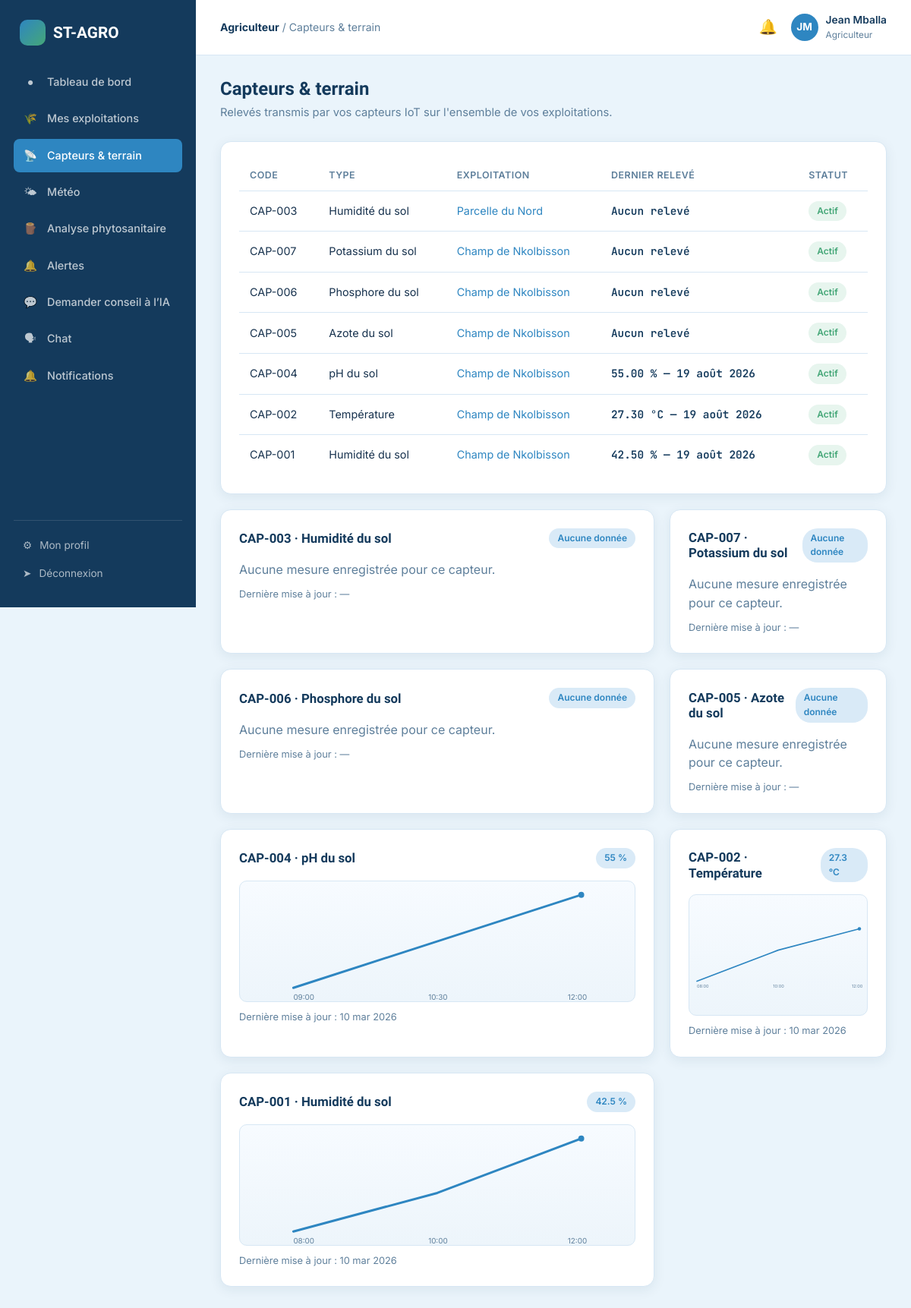
Screenshot of /agriculteur/capteurs.php (signed in) with the database file from the repository.
### tables this page shows
CREATE TABLE utilisateurs (
    id INT AUTO_INCREMENT PRIMARY KEY,
    nom VARCHAR(80) NOT NULL,
    prenom VARCHAR(80) NOT NULL,
    email VARCHAR(150) NOT NULL UNIQUE,
    telephone VARCHAR(30) DEFAULT NULL,
    mot_de_passe VARCHAR(255) NOT NULL,
    role ENUM('administrateur','agriculteur','agronome') NOT NULL DEFAULT 'agriculteur',
    photo_profil VARCHAR(255) DEFAULT NULL,
    ville VARCHAR(120) DEFAULT NULL,
    statut ENUM('actif','suspendu') NOT NULL DEFAULT 'actif',
    date_creation DATETIME DEFAULT CURRENT_TIMESTAMP
);

CREATE TABLE capteurs (
    id INT AUTO_INCREMENT PRIMARY KEY,
    exploitation_id INT NOT NULL,
    code_capteur VARCHAR(50) NOT NULL UNIQUE,
    type_capteur ENUM('humidite_sol','temperature','luminosite','ph_sol','pluviometrie','azote_sol','phosphore_sol','potassium_sol') NOT NULL,
    statut ENUM('actif','inactif','en_panne') NOT NULL DEFAULT 'actif',
    date_installation DATE DEFAULT NULL,
    FOREIGN KEY (exploitation_id) REFERENCES exploitations(id) ON DELETE CASCADE
);

CREATE TABLE exploitations (
    id INT AUTO_INCREMENT PRIMARY KEY,
    agriculteur_id INT NOT NULL,
    nom VARCHAR(150) NOT NULL,
    culture VARCHAR(120) NOT NULL,
    superficie DECIMAL(10,2) DEFAULT NULL COMMENT 'en hectares',
    ville VARCHAR(120) DEFAULT NULL,
    latitude DECIMAL(10,6) DEFAULT NULL,
    longitude DECIMAL(10,6) DEFAULT NULL,
    date_plantation DATE DEFAULT NULL,
    statut ENUM('en_cours','recoltee','en_alerte') NOT NULL DEFAULT 'en_cours',
    date_creation DATETIME DEFAULT CURRENT_TIMESTAMP,
    FOREIGN KEY (agriculteur_id) REFERENCES utilisateurs(id) ON DELETE CASCADE
);

CREATE TABLE releves_capteurs (
    id INT AUTO_INCREMENT PRIMARY KEY,
    capteur_id INT NOT NULL,
    valeur DECIMAL(10,2) NOT NULL,
    unite VARCHAR(20) DEFAULT NULL,
    date_releve DATETIME DEFAULT CURRENT_TIMESTAMP,
    FOREIGN KEY (capteur_id) REFERENCES capteurs(id) ON DELETE CASCADE
);

CREATE TABLE mesures (
    id INT AUTO_INCREMENT PRIMARY KEY,
    capteur_id INT NOT NULL,
    exploitation_id INT NOT NULL,
    valeur DECIMAL(10,2) NOT NULL,
    unite VARCHAR(20) DEFAULT NULL,
    date_mesure DATETIME DEFAULT CURRENT_TIMESTAMP,
    KEY idx_mesures_capteur_date (capteur_id, date_mesure),
    KEY idx_mesures_exploitation_date (exploitation_id, date_mesure),
    FOREIGN KEY (capteur_id) REFERENCES capteurs(id) ON DELETE CASCADE,
    FOREIGN KEY (exploitation_id) REFERENCES exploitations(id) ON DELETE CASCADE
);

### includes/auth.php (called while the page is built, shortened)
<?php
require_once __DIR__ . '/../config/database.php';
function estConnecte(): bool
{
    return isset($_SESSION['user_id']);
}
function utilisateurCourant(): ?array
{
    static $user = null;
    if ($user === null) {
        $stmt = getPDO()->prepare('SELECT id, nom, prenom, email, telephone, role, photo_profil, ville, statut FROM utilisateurs WHERE id = ?');
        $stmt->execute([$_SESSION['user_id']]);
        $user = $stmt->fetch();
    }
    return $user;
}

### config/database.php (called while the page is built, shortened)
<?php
function getPDO(): PDO
{
    static $pdo = null;
    if ($pdo === null) {
        $dsn = 'mysql:host=' . DB_HOST . ';dbname=' . DB_NAME . ';charset=' . DB_CHARSET;
        $options = [
            PDO::ATTR_ERRMODE            => PDO::ERRMODE_EXCEPTION,
            PDO::ATTR_DEFAULT_FETCH_MODE => PDO::FETCH_ASSOC,
            PDO::ATTR_EMULATE_PREPARES   => false,
        ];
        try {
            $pdo = new PDO($dsn, DB_USER, DB_PASS, $options);
        } catch (PDOException $e) {
            die('Erreur de connexion à la base de données : ' . $e->getMessage());
        }
    }
    return $pdo;
}

### agriculteur/capteurs.php (the view, shortened to what this page needs)
<?php
require_once __DIR__ . '/../includes/auth.php';
require_once __DIR__ . '/../includes/functions.php';
$user = utilisateurCourant();
$pdo = getPDO();
$stmt = $pdo->prepare("SELECT c.*, e.nom AS exploitation_nom, e.id AS exploitation_id
    FROM capteurs c JOIN exploitations e ON e.id = c.exploitation_id
    WHERE e.agriculteur_id = ? ORDER BY c.statut = 'en_panne' DESC, c.id DESC");
$stmt->execute([$user['id']]);
$capteurs = $stmt->fetchAll();
$historiqueParCapteur = [];
foreach ($capteurs as $capteur) {
    $historiqueParCapteur[$capteur['id']] = obtenirHistoriqueMesures((int) $capteur['id'], 12);
}
$libType = ['humidite_sol' => 'Humidité du sol', 'temperature' => 'Température', 'luminosite' => 'Luminosité', 'ph_sol' => 'pH du sol', 'pluviometrie' => 'Pluviométrie', 'azote_sol' => 'Azote du sol', 'phosphore_sol' => 'Phosphore du sol', 'potassium_sol' => 'Potassium du sol'];
$filAriane = 'Capteurs & terrain';
$pageActive = 'capteurs';
require __DIR__ . '/../includes/layout_debut.php';
?>
<h1>Capteurs & terrain</h1>
<p class="sous-titre-page">Relevés transmis par vos capteurs IoT sur l'ensemble de vos exploitations.</p>
<?php if (!$capteurs): ?>
    <div class="carte">
        <div class="etat-vide">
            <div class="icone">&#128225;</div>
            <h4>Aucun capteur enregistré</h4>
            <p>Rendez-vous sur une exploitation pour y ajouter un capteur.</p>
            <a href="/st-agro/agriculteur/exploitations.php" class="btn btn-primaire" style="margin-top:14px;">Voir mes exploitations</a>
        </div>
    </div>
<?php else: ?>
    <div class="carte">
        <div class="table-wrap">
            <table class="table-app">
                <thead><tr><th>Code</th><th>Type</th><th>Exploitation</th><th>Dernier relevé</th><th>Statut</th></tr></thead>
                <tbody>
                <?php foreach ($capteurs as $c):
                    $s = $pdo->prepare('SELECT * FROM releves_capteurs WHERE capteur_id = ? ORDER BY date_releve DESC LIMIT 1');
                    $s->execute([$c['id']]);
                    $r = $s->fetch();
                ?>
                    <tr>
                        <td><?= nettoyer($c['code_capteur']) ?></td>
                        <td><?= $libType[$c['type_capteur']] ?? $c['type_capteur'] ?></td>
                        <td><a href="/st-agro/agriculteur/exploitation_detail.php?id=<?= $c['exploitation_id'] ?>"><?= nettoyer($c['exploitation_nom']) ?></a></td>
                        <td class="capteur-valeur"><?= $r ? $r['valeur'] . ' ' . $r['unite'] . ' — ' . formaterDate($r['date_releve']) : 'Aucun relevé' ?></td>
                        <td>
                            <?php if ($c['statut'] === 'actif'): ?><span class="badge badge-vert">Actif</span>
                            <?php elseif ($c['statut'] === 'en_panne'): ?><span class="badge badge-rouge">En panne</span>
                            <?php else: ?><span class="badge badge-gris">Inactif</span><?php endif; ?>
                        </td>
                    </tr>
                <?php endforeach; ?>
                </tbody>
            </table>
        </div>
    </div>
    <div class="grille-2" style="margin-top:20px;">
        <?php foreach ($capteurs as $c):
            $historique = $historiqueParCapteur[$c['id']] ?? [];
            $dernier = end($historique);
        ?>
            <div class="carte">
                <div class="carte-titre">
                    <h3><?= nettoyer($c['code_capteur']) ?> · <?= $libType[$c['type_capteur']] ?? $c['type_capteur'] ?></h3>
                    <span class="badge badge-bleu"><?= $dernier ? $dernier['valeur'] . ' ' . ($dernier['unite'] ?? '') : 'Aucune donnée' ?></span>
                </div>
                <?= genererSvgGraphique($historique) ?>
                <div style="margin-top:10px; color:var(--texte-attenue); font-size:0.8rem;">
                    Dernière mise à jour : <?= $dernier ? formaterDate($dernier['date_mesure']) : '—' ?>
                </div>
            </div>
        <?php endforeach; ?>
    </div>
<?php endif; ?>
<?php require __DIR__ . '/../includes/layout_fin.php'; ?>

### includes/layout_debut.php (shortened to what this page needs)
<?php
$user = utilisateurCourant();
$role = $user['role'];
$initiales = mb_strtoupper(mb_substr($user['prenom'], 0, 1) . mb_substr($user['nom'], 0, 1));
$libRole = ['agriculteur' => 'Agriculteur', 'agronome' => 'Agronome', 'administrateur' => 'Administrateur'];
?>
<!DOCTYPE html>
<html lang="fr">
<head>
<link rel="stylesheet" href="/st-agro/includes/style.css">
</head>
<body>
<div class="app-shell">
    <aside class="barre-laterale">
        <div class="logo"><span class="pastille"></span> ST-AGRO</div>
        <ul class="nav-app">
            <?php foreach ($liensParRole[$role] as $lien): ?>
            <li><a href="<?= $lien['href'] ?>" class="<?= $pageActive === $lien['cle'] ? 'actif' : '' ?>">
                <span class="icone"><?= $lien['icone'] ?></span> <?= $lien['texte'] ?>
            </a></li>
            <?php endforeach; ?>
        </ul>
        <div class="barre-laterale-bas">
            <a href="/st-agro/profil.php"><span class="icone">&#9881;</span> Mon profil</a>
            <a href="/st-agro/deconnexion.php"><span class="icone">&#10148;</span> Déconnexion</a>
        </div>
    </aside>
    <div class="zone-app">
        <header class="barre-superieure">
            <div style="display:flex; align-items:center; gap:14px;">
                <div class="fil-ariane"><strong><?= $libRole[$role] ?></strong> / <?= nettoyer($filAriane) ?></div>
            </div>
            <div class="barre-superieure-actions">
                <a href="/st-agro/<?= $role === 'administrateur' ? 'admin' : $role ?>/notifications.php" class="cloche-notif" aria-label="Notifications">
                    &#128276;
                </a>
                <a href="/st-agro/profil.php" class="mini-profil">
                    <div class="avatar"><?= $initiales ?></div>
                    <div>
                        <div class="nom"><?= nettoyer($user['prenom'] . ' ' . $user['nom']) ?></div>
                        <div class="role"><?= $libRole[$role] ?></div>
                    </div>
                </a>
            </div>
        </header>
        <main class="contenu-app">

### includes/functions.php (shortened to what this page needs)
<?php
function nettoyer(string $valeur): string
{
    return htmlspecialchars(trim($valeur), ENT_QUOTES, 'UTF-8');
}
function formaterDate(string $date): string
{
    $mois = ['01' => 'jan', '02' => 'fév', '03' => 'mar', '04' => 'avr', '05' => 'mai', '06' => 'juin',
             '07' => 'juil', '08' => 'août', '09' => 'sep', '10' => 'oct', '11' => 'nov', '12' => 'déc'];
    $ts = strtotime($date);
    return date('d', $ts) . ' ' . $mois[date('m', $ts)] . ' ' . date('Y', $ts);
}
function ensureMesuresTableExists(): void
{
    $pdo = getPDO();
    $tableExiste = $pdo->query("SHOW TABLES LIKE 'mesures'")->fetch();
    if ($tableExiste) {
        return;
    }
}
function obtenirHistoriqueMesures(int $capteurId, int $limit = 12): array
{
    $pdo = getPDO();
    ensureMesuresTableExists();
    $stmt = $pdo->prepare('SELECT valeur, unite, date_mesure FROM mesures WHERE capteur_id = ? ORDER BY date_mesure DESC LIMIT ?');
    $stmt->execute([$capteurId, $limit]);
    $mesures = $stmt->fetchAll();
    usort($mesures, static fn($a, $b) => strcmp($a['date_mesure'], $b['date_mesure']));
    return $mesures;
}
function genererSvgGraphique(array $mesures, string $couleur = '#2E86C1'): string
{
    if (!$mesures) {
        return '<p style="color:var(--texte-attenue); margin:8px 0 0;">Aucune mesure enregistrée pour ce capteur.</p>';
    }
    $largeur = 420;
    $hauteur = 160;
    $marge = 18;
    $coords = [];
    $timestamps = [];
    $valeurs = [];
    foreach ($mesures as $mesure) {
        $valeurs[] = (float) ($mesure['valeur'] ?? 0);
        $ts = isset($mesure['date_mesure']) ? strtotime((string) $mesure['date_mesure']) : null;
        $timestamps[] = $ts;
    }
    $minValeur = min($valeurs);
    $maxValeur = max($valeurs);
    $etendueValeur = $maxValeur - $minValeur;
    $etendueValeur = $etendueValeur > 0 ? $etendueValeur : 1;
    $tsValides = array_filter($timestamps, static fn($ts) => $ts !== null && $ts !== false);
    $minTs = $tsValides ? min($tsValides) : null;
    $maxTs = $tsValides ? max($tsValides) : null;
    $etendueTs = ($minTs !== null && $maxTs !== null && $maxTs > $minTs) ? ($maxTs - $minTs) : null;
    foreach ($mesures as $index => $mesure) {
        $valeur = (float) ($mesure['valeur'] ?? 0);
        $ts = isset($mesure['date_mesure']) ? strtotime((string) $mesure['date_mesure']) : null;
        $y = $hauteur - $marge - (($valeur - $minValeur) / $etendueValeur) * ($hauteur - ($marge * 2));
        if ($minTs !== null && $maxTs !== null && $etendueTs !== null && $ts !== null) {
            $temps = max(0, $ts - $minTs);
            $x = $marge + ($temps / $etendueTs) * ($largeur - ($marge * 2));
        } else {
            $x = $marge + ($index * ($largeur - ($marge * 2)) / max(1, count($mesures) - 1));
        }
        $coords[] = $x . ',' . $y;
    }
    $linePath = implode(' ', $coords);
    $dernierPoint = $coords[count($coords) - 1];
    [$dernierX, $dernierY] = array_map('floatval', explode(',', $dernierPoint));
    $labels = '';
    if ($minTs !== null && $maxTs !== null && $etendueTs !== null) {
        $milieuTs = $minTs + ($etendueTs / 2);
        $finTs = $maxTs;
        $labels = '
            <text x="' . $marge . '" y="' . ($hauteur - 2) . '" fill="var(--texte-attenue)" font-size="10">' . date('H:i', $minTs) . '</text>
            <text x="' . ($largeur / 2 - 12) . '" y="' . ($hauteur - 2) . '" fill="var(--texte-attenue)" font-size="10">' . date('H:i', $milieuTs) . '</text>
            <text x="' . ($largeur - 36) . '" y="' . ($hauteur - 2) . '" fill="var(--texte-attenue)" font-size="10">' . date('H:i', $finTs) . '</text>';
    }
    return '<svg viewBox="0 0 ' . $largeur . ' ' . $hauteur . '" width="100%" height="160" role="img" aria-label="Graphique des mesures du capteur en fonction de l’heure" style="display:block; border-radius:10px; background:linear-gradient(180deg,#f7fbff,#edf5fb); border:1px solid var(--bordure);">
        <polyline fill="none" stroke="' . $couleur . '" stroke-width="3" stroke-linecap="round" stroke-linejoin="round" points="' . $linePath . '" />
        <circle cx="' . $dernierX . '" cy="' . $dernierY . '" r="4" fill="' . $couleur . '" />
        ' . $labels . '
    </svg>';
}

### rows the page displays
utilisateurs: role "Agriculteur", initiales "JM", nettoyer($user['prenom'] . ' ' . $user['nom']) "Jean Mballa"
capteurs: code_capteur "CAP-003", type_capteur "Humidité du sol", exploitation.nom "Parcelle du Nord", shows "Aucun relevé", statut "Actif", shows "Aucune donnée", shows "Aucune mesure enregistrée pour ce capteur."
capteurs: code_capteur "CAP-007", type_capteur "Potassium du sol", exploitation.nom "Champ de Nkolbisson", shows "Aucun relevé", statut "Actif", shows "Aucune donnée", shows "Aucune mesure enregistrée pour ce capteur."
capteurs: code_capteur "CAP-006", type_capteur "Phosphore du sol", exploitation.nom "Champ de Nkolbisson", shows "Aucun relevé", statut "Actif", shows "Aucune donnée", shows "Aucune mesure enregistrée pour ce capteur."
capteurs: code_capteur "CAP-005", type_capteur "Azote du sol", exploitation.nom "Champ de Nkolbisson", shows "Aucun relevé", statut "Actif", shows "Aucune donnée", shows "Aucune mesure enregistrée pour ce capteur."
capteurs: code_capteur "CAP-004", type_capteur "pH du sol", exploitation.nom "Champ de Nkolbisson", releves_capteurs.valeur "55.00", releves_capteurs.unite "%", releves_capteurs.date_releve "19 août 2026", statut "Actif", valeur "55", unite "%", minTs "09:00", milieuTs "10:30", date_mesure "10 mar 2026"
capteurs: code_capteur "CAP-002", type_capteur "Température", exploitation.nom "Champ de Nkolbisson", releves_capteurs.valeur "27.30", releves_capteurs.unite "°C", releves_capteurs.date_releve "19 août 2026", statut "Actif"
capteurs: code_capteur "CAP-001", type_capteur "Humidité du sol", exploitation.nom "Champ de Nkolbisson", releves_capteurs.valeur "42.50", releves_capteurs.unite "%", releves_capteurs.date_releve "19 août 2026", statut "Actif", valeur "42.5", unite "%", minTs "08:00", milieuTs "10:00", date_mesure "10 mar 2026"
mesures: valeur "27.3", unite "°C", date_mesure "08:00", date_mesure "10:00", date_mesure "12:00", date_mesure "10 mar 2026"

### other values shown
$lien['icone'] "●"
$lien['texte'] "Tableau de bord"
$lien['icone'] "🌾"
$lien['texte'] "Mes exploitations"
$lien['icone'] "📡"
$lien['texte'] "Capteurs & terrain"
$lien['icone'] "🌤"
$lien['texte'] "Météo"
$lien['icone'] "🪵"
$lien['texte'] "Analyse phytosanitaire"
$lien['icone'] "🔔"
$lien['texte'] "Alertes"
$lien['icone'] "💬"
$lien['texte'] "Demander conseil à l’IA"
$lien['icone'] "🗣"
